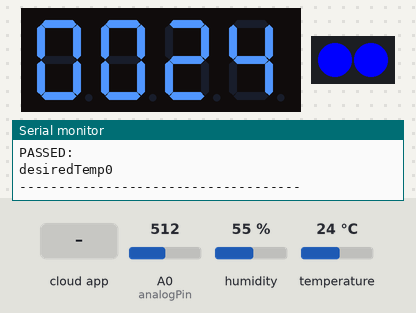
The sketch below on a simulated ESP8266 (NodeMCU). Parts: 4-digit seven-segment display, 2 RGB LEDs in strip order, left to right, the last lines printed to the serial monitor. The test bench sets the inputs (shaded band); at power-on: A0 (analogPin) = 512, temperature 24 °C, humidity 55 %. WiFi joins after 1.5 s; servers stay silent unless stated; the Firebase database answers and starts empty.

Above: at 4.5 s.
4.6 s: A0 (analogPin) set to 122
At 5.8 s:
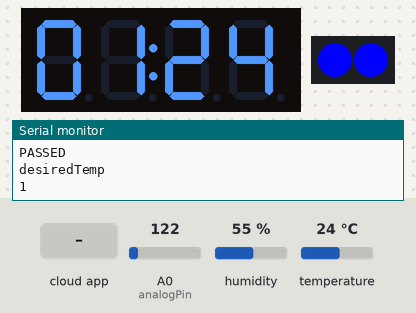
7.5 s: temperature set to 12 °C
At 9.5 s:
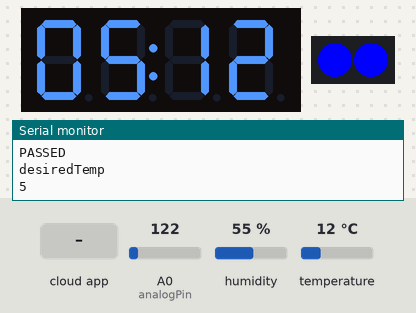
11.3 s: A0 (analogPin) set to 183
17.9 s: A0 (analogPin) set to 204
At 18.8 s:
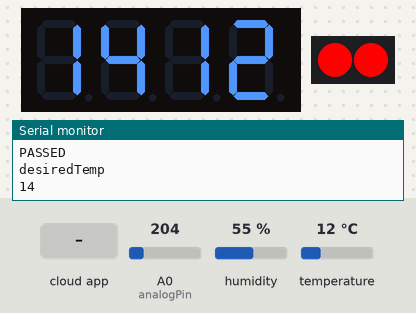
19.7 s: the phone or cloud app sets desiredTemp to 0
At 21.8 s:
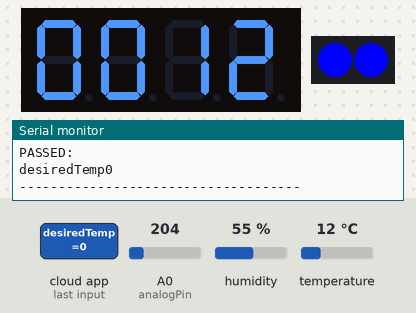
22.1 s: the phone or cloud app sets desiredTemp to 1
At 23.6 s:
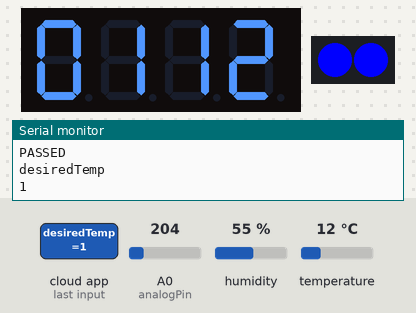
Timing chart, 0 to 25.1 s (numbered marks = the images above; inputs shaded):
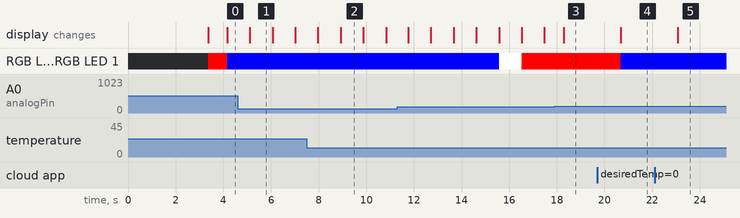

Measured:
- the behaviour switches between 191 and 192 on A0 (analogPin) (found by bisection; images 2 and 3)
- after the input at 4.6 s, the display: changes after 0.51 s (image 1)
- after the input at 19.7 s, RGB LED 0, RGB LED 1: RGB(255, 0, 0) → RGB(0, 0, 255) after 0.98 s; the display: changes after 0.98 s (image 4)
- after the input at 22.1 s, the display: changes after 0.98 s (image 5)
- what the display in image 1 shows lasts 1.0 s, from 5.1 s to 6.1 s

The sketch:

ESP8266_DTH11_rgbLED_Device.ino
```cpp
//FirebaseESP8266.h must be included before ESP8266WiFi.h
#include "FirebaseESP8266.h"
#include <ESP8266WiFi.h>

#define WIFI_SSID "Brodi"
#define WIFI_PASSWORD "Beni1234"
#define FIREBASE_HOST "https://iotterrarium.firebaseio.com"
#define FIREBASE_AUTH "cNsAC9mT9mBpLRIMGGsjBvf6o12g4LBVGOcL61Qa"

//Define FirebaseESP8266 data object
FirebaseData firebaseData;

// Temperatur & Humidity Measuering
#include "DHT.h"
#define DHTPIN 13
#define DHTTYPE DHT11
DHT dht(DHTPIN, DHTTYPE);

// Display
#include "TM1637.h"
#define CLK 15
#define DIO 16
TM1637 tm1637(CLK,DIO);
int measuredHumidity = 0;
int measuredTemp = 0;
int desiredTemp = 0;


#include <ChainableLED.h>
#define NUM_LEDS 2
ChainableLED leds(5, 4, NUM_LEDS);

// rotatory sensor
int analogPin = A0;
String rotatVal = "";


void setup() {
    Serial.begin(115200);
    delay(300);

    wifiConnect();
    delay(1000);

    initFirebase();

    Serial.println("DHT11 start");
    dht.begin();

    desiredTemp = getTemp();

    tm1637.init();
    tm1637.set(BRIGHT_TYPICAL);//BRIGHT_TYPICAL = 2,BRIGHT_DARKEST = 0,BRIGHTEST = 7;
    tm1637.point(POINT_ON);
}

void loop() {
  rotatVal = getRotateValue();

  if(rotatVal != "middle"){
    setDesiredTemp();
    setFirebaseIntValue("desiredTemp", desiredTemp);
    tm1637.point(POINT_ON);
  } else {
    tm1637.point(POINT_OFF);
  }

  setLEDLight();
  setDisplay();

  if(WiFi.status() != WL_CONNECTED){
    wifiConnect();
    initFirebase();
  }

  setFirebaseIntValue("measuredTemp", measuredTemp);
  setFirebaseIntValue("measuredHumidity", getHumi());

  desiredTemp = getFirebaseIntValue("desiredTemp");

  delay(300);
}


void setLEDLight(){
  if(desiredTemp > measuredTemp){
		// red
       leds.setColorRGB(0, 255, 0, 0);
       leds.setColorRGB(1, 255, 0, 0);
  } else if(desiredTemp < measuredTemp){
		// blue
       leds.setColorRGB(0, 0, 0, 255);
       leds.setColorRGB(1, 0, 0, 255);
  } else{
		// white
       leds.setColorRGB(0, 255, 255, 255);
       leds.setColorRGB(1, 255, 255, 255);
  }
}

void setDesiredTemp(){
    if(rotatVal == "left"){
      if (desiredTemp > 0) {
         desiredTemp--;
      }
    } else {
        if (desiredTemp < 99) {
          desiredTemp++;
        }
    }
}

String getRotateValue() {
  int sensor_value = analogRead(analogPin);
  int degress = sensor_value / 64;
  String rotateValue = "";

  if(degress > 13){
    rotateValue = "left";
  } else if(degress < 3) {
    rotateValue = "right";
  } else {
    rotateValue = "middle";
  }

  return rotateValue;
}


void setDisplay(){
    int mesTemp = getTemp();
    int mesTempOne = mesTemp / 10;
    int mesTempTwo = mesTemp % 10;
    measuredTemp = mesTemp;

    int desTemp = desiredTemp;
    int desTempOne = desTemp / 10;
    int desTempTwo = desTemp % 10;

    tm1637.display(0, desTempOne);
    tm1637.display(1, desTempTwo);
    tm1637.display(2, mesTempOne);
    tm1637.display(3, mesTempTwo);
}

float getTemp(){
  float t = dht.readTemperature(); // Celsius

  if (isnan(t)) {
    Serial.println("Failed to read from DHT11 sensor");
  } else {
    Serial.print(t);
    Serial.println(" *C");
  }
  return (int) t;
}

float getHumi(){
  float h = dht.readHumidity(); // %

  if (isnan(h)) {
    Serial.println("Failed to read from DHT11 sensor");
  } else {
    Serial.print(h);
    Serial.println(" %");
  }
  return (int) h;
}

void setFirebaseIntValue(String type, int value){
       Serial.println("------------------------------------");
       if (Firebase.setInt(firebaseData, type, value)){
            Serial.println("PASSED: ");
            Serial.print(firebaseData.dataPath());
            Serial.println(firebaseData.intData());
        } else {
            Serial.println("FAILED: ");
            Serial.print(firebaseData.errorReason());
        }
        Serial.println("------------------------------------");
        Serial.println();
}

int getFirebaseIntValue(String datatype) {
  int result = 0;
  if (Firebase.getInt(firebaseData, datatype)) {
    Serial.println("PASSED");
    Serial.println(firebaseData.dataPath());
    Serial.println(firebaseData.intData());
    result = firebaseData.intData();
  } else {
    Serial.println("FAILED");
    Serial.println(firebaseData.errorReason());
  }
  return result;
}

void initFirebase(){
  Firebase.begin(FIREBASE_HOST, FIREBASE_AUTH);
  Firebase.reconnectWiFi(true);

  //Set database read timeout to 1 minute (max 15 minutes)
  Firebase.setReadTimeout(firebaseData, 1000 * 60);
  //tiny, small, medium, large and unlimited.
  //Size and its write timeout e.g. tiny (1s), small (10s), medium (30s) and large (60s).
  Firebase.setwriteSizeLimit(firebaseData, "tiny");
}

void wifiConnect() {
  WiFi.begin(WIFI_SSID, WIFI_PASSWORD);             // Connect to the network
  Serial.print("Connecting to ");
  Serial.print(WIFI_SSID); Serial.println(" ...");

  int teller = 0;
  while (WiFi.status() != WL_CONNECTED) {
  // Wait for the Wi-Fi to connect
    delay(1000);
    Serial.print(++teller); Serial.print(' ');
  }

  tm1637.point(POINT_OFF);
  Serial.println('\n');
  Serial.println("Connection established!");
  Serial.print("IP address:\t");
  Serial.println(WiFi.localIP());         // Send the IP address of the ESP8266 to the computer
}
```
